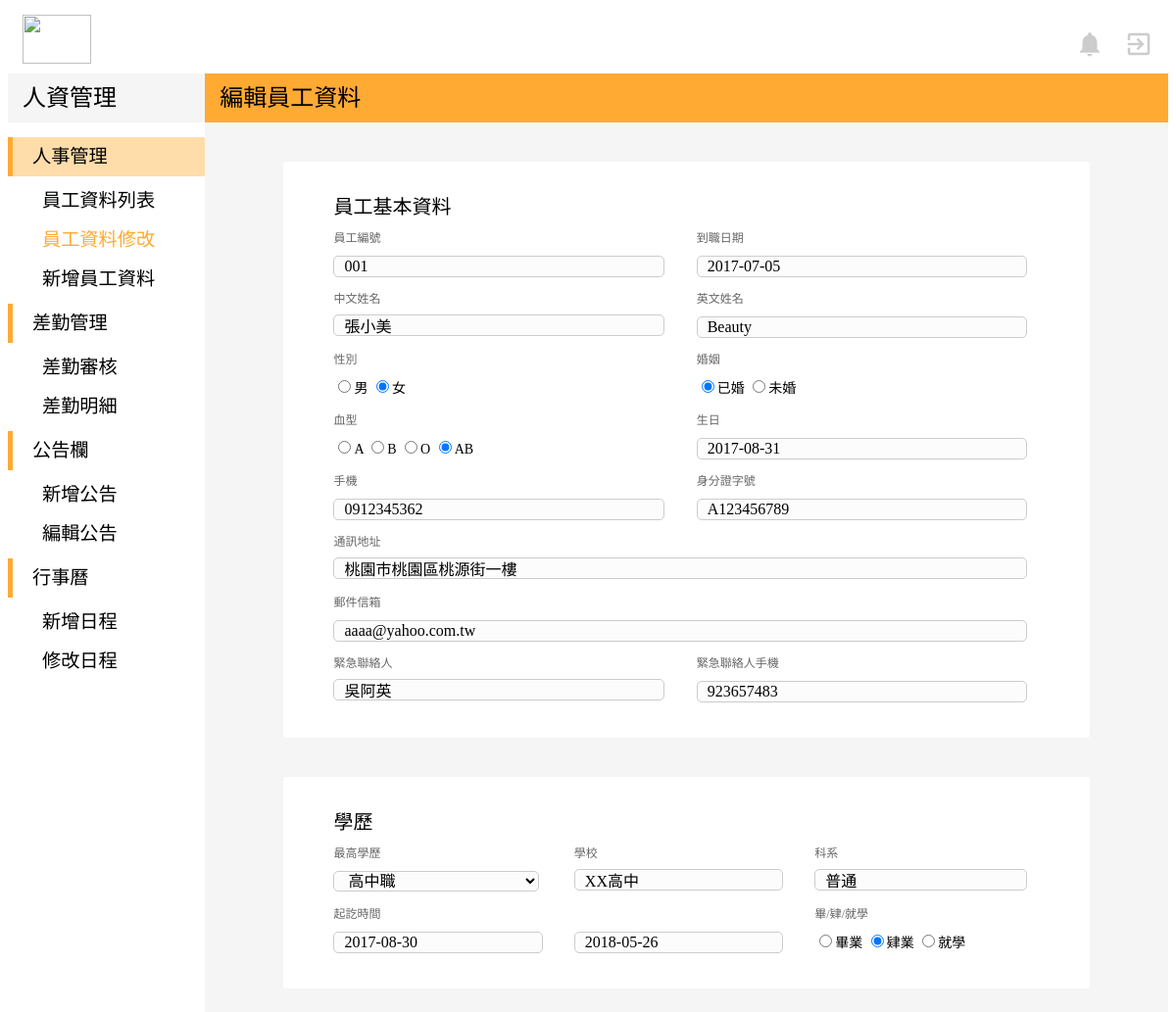
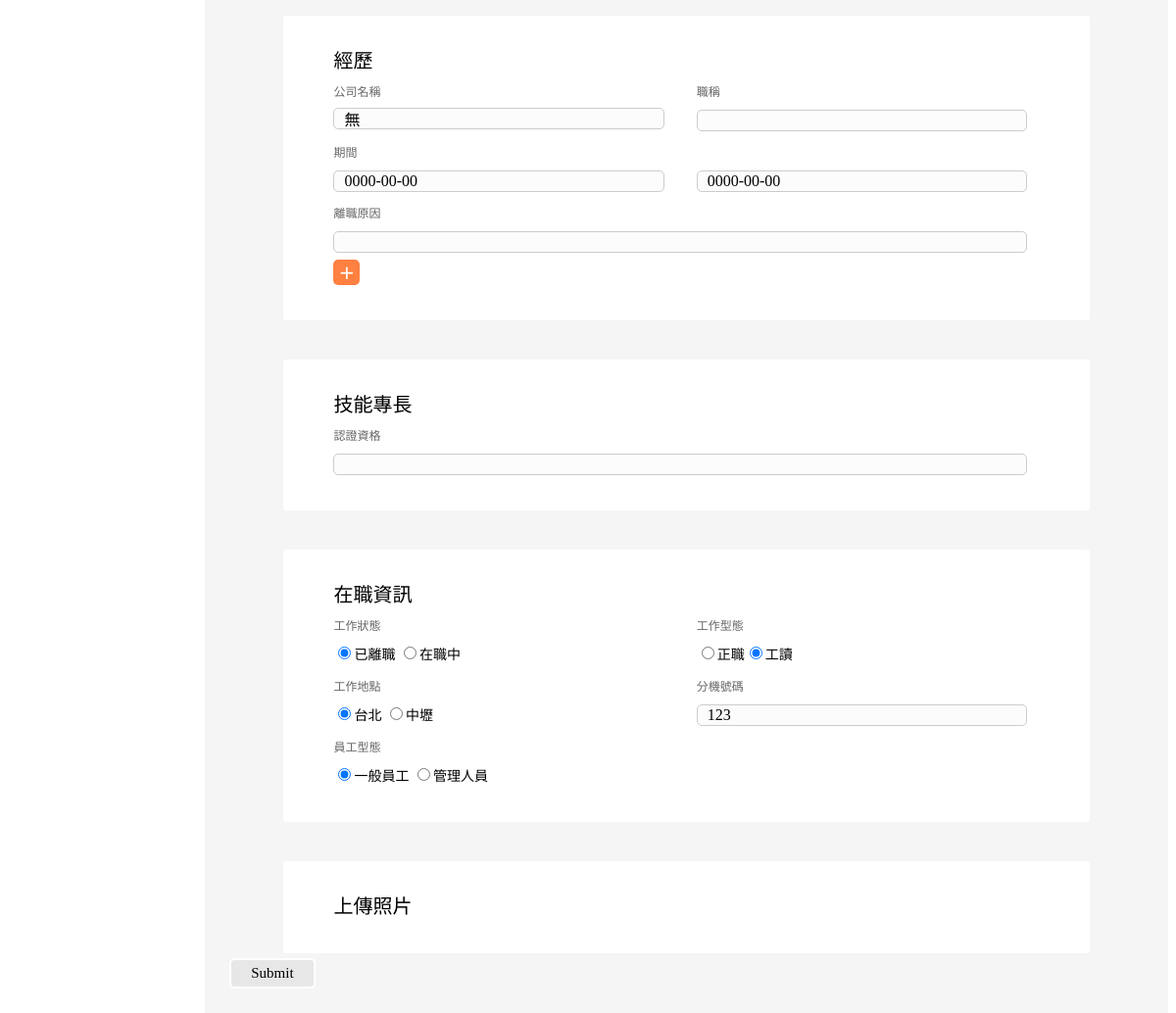
/admin-Model/admin_updateEmployee.php?e_sn=001 (signed in), run on the app's committed database (2 pictures, top to bottom).
### tables this page shows
CREATE TABLE `employees` (
  `id` int(255) NOT NULL,
  `e_sn` varchar(30) NOT NULL,
  `e_date` date DEFAULT NULL,
  `e_name_cn` varchar(20) DEFAULT NULL,
  `e_name_en` varchar(15) DEFAULT NULL,
  `e_sex` varchar(6) DEFAULT NULL,
  `e_birth` date DEFAULT NULL,
  `e_personalID` varchar(10) NOT NULL,
  `e_marriage` varchar(6) DEFAULT NULL,
  `e_blood` varchar(2) DEFAULT NULL,
  `e_address` varchar(150) DEFAULT NULL,
  `e_mobile` varchar(20) DEFAULT NULL,
  `e_email` varchar(100) DEFAULT NULL,
  `e_emergency` varchar(15) DEFAULT NULL,
  `e_em_mobile` varchar(20) DEFAULT NULL,
  `e_edu` varchar(30) DEFAULT NULL,
  `e_edu_high` varchar(30) DEFAULT NULL,
  `e_edu_dep` varchar(30) DEFAULT NULL,
  `e_edu_start` date DEFAULT NULL,
  `e_edu_end` date DEFAULT NULL,
  `e_edu_gra` varchar(10) DEFAULT NULL,
  `e_exp_com1` varchar(30) DEFAULT NULL,
  `e_exp_posi1` varchar(30) DEFAULT NULL,
  `e_exp_start1` date DEFAULT NULL,
  `e_exp_reason1` varchar(100) DEFAULT NULL,
  `e_license` varchar(60) DEFAULT NULL,
  `e_exp_end1` date DEFAULT NULL,
  `e_exp_com2` varchar(30) DEFAULT NULL,
  `e_exp_posi2` varchar(30) DEFAULT NULL,
  `e_exp_start2` date DEFAULT NULL,
  `e_exp_end2` date DEFAULT NULL,
  `e_exp_reason2` varchar(100) DEFAULT NULL,
  `e_exp_com3` varchar(30) DEFAULT NULL,
  `e_exp_posi3` varchar(30) DEFAULT NULL,
  `e_exp_start3` date DEFAULT NULL,
  `e_exp_end3` date DEFAULT NULL,
  `e_exp_reason3` varchar(100) DEFAULT NULL,
  `e_exp_com4` varchar(30) DEFAULT NULL,
  `e_exp_posi4` varchar(30) DEFAULT NULL,
  `e_exp_start4` date DEFAULT NULL,
  `e_exp_end4` date DEFAULT NULL,
  `e_exp_reason4` varchar(100) DEFAULT NULL,
  `e_exp_com5` varchar(30) DEFAULT NULL,
  `e_exp_posi5` varchar(30) DEFAULT NULL,
  `e_exp_start5` date DEFAULT NULL,
  `e_exp_end5` date DEFAULT NULL,
  `e_exp_reason5` varchar(100) DEFAULT NULL,
  `e_type` varchar(10) DEFAULT NULL,
  `e_status` varchar(10) DEFAULT NULL,
  `e_location` varchar(10) DEFAULT NULL,
  `e_extension` varchar(15) DEFAULT NULL
);

### admin-Model/admin_updateEmployee.php (the view, shortened to what this page needs)
<!DOCTYPE html>
<?php
    $servername = "localhost";
    $username = "root";
    $password = "root";
    $dbname = "peopleresource";
    try {
        $conn = mysqli_connect($servername,$username ,$password,$dbname);
        $sql = "SELECT * FROM `employees` WHERE e_sn = '".$_GET['e_sn']."'";
        $result = mysqli_query($conn,$sql);
        $row = mysqli_fetch_array($result);
        $sql = "SELECT * FROM `account` WHERE a_sn = '".$_GET['e_sn']."'";
        $result1 = mysqli_query($conn,$sql);
        $row1 = mysqli_fetch_array($result1);
        }
    catch(PDOException $e)
        {
        echo $sql . "<br>" . $e->getMessage();
        }
?>
<html>
<head>
	<link rel="stylesheet" href="../view/indexStyle.css">
	<link rel="stylesheet" href="https://cdnjs.cloudflare.com/ajax/libs/font-awesome/4.7.0/css/font-awesome.min.css">
  <link rel="stylesheet" href="https://ajax.googleapis.com/ajax/libs/jqueryui/1.11.2/themes/smoothness/jquery-ui.css" />
</head>
<body>
  <div class="top">
  <img class="titleImg" src="https://cdn.unwire.hk/wp-content/uploads/2014/10/facebook-user.jpg" width="70" height="50">
		<a href="../user-Model/user_index.php">
			<i id="topIcon" class="material-icons" >exit_to_app</i>
		</a>
		<a href="#">
			<i id="topIcon" class="material-icons">notifications</i>
		</a>
	</div>
  <div class="down">
    <div class="left">
      <div class="left-top">
        <p class="left-top-title">人資管理</p>
      </div>
      <div class="left-bottom">
        <div style="margin-bottom:5px">
          <div class="left-title" style="background-color:#FFDDAA">
            <p style="margin:auto 20px">人事管理</p>
          </div>
          <div class="left-list" >
            <a href="admin_employee.php" style="margin:auto 35px">員工資料列表</a>
          </div>
            <div class="left-list">
              <p style="margin:auto 35px;color:#FFAA33;font-weight:500">員工資料修改</p>
            </div>
            <div class="left-list">
              <a href="admin_addEmployee.php" style="margin:auto 35px">新增員工資料</a>
            </div>
        </div>
        <div style="margin-bottom:5px">
          <div class="left-title">
            <p style="margin:auto 20px">差勤管理</p>
          </div>
          <div class="left-list">
            <a href="admin_bTrip.php" style="margin:auto 35px">差勤審核</a>
          </div>
          <div class="left-list">
            <a href="admin_mission.php" style="margin:auto 35px">差勤明細</a>
          </div>
        </div>
        <div style="margin-bottom:5px">
          <div class="left-title">
            <p style="margin:auto 20px">公告欄</p>
          </div>
          <div class="left-list">
            <a href="admin_addNews.php" style="margin:auto 35px">新增公告</a>
          </div>
          <div class="left-list">
            <a href="admin_editNews.php" style="margin:auto 35px">編輯公告</a>
          </div>
        </div>
        <div style="margin-bottom:5px">
          <div class="left-title">
            <p style="margin:auto 20px">行事曆</p>
          </div>
          <div class="left-list">
            <a href="#" style="margin:auto 35px">新增日程</a>
          </div>
          <div class="left-list">
            <a href="#" style="margin:auto 35px">修改日程</a>
          </div>
        </div>
      </div>
    </div>
		<div class="right">
			<div class="right-top">
				<p class="right-top-title">編輯員工資料</p>
			</div>
			<div class="right-bottom">
			  <form method="post" action="../Controller/update_user.php">
        <div class="form">
          <table  cellspacing="0" style="margin-top:10px;">
          <td  style="font-size:20px;font-weight:550" colspan="2">員工基本資料</td>
          <tr><td class="tdtitle">員工編號<br><input type="text" name="e_sn" style="width:90%" value="<?php echo $row["e_sn"];?>"></td>
          <td><span class="tdtitle">到職日期<br /></span><input type="text" class="start" name="e_date" style="width:90%" value="<?php echo $row["e_date"];?>"></td></tr>
          <tr><td class="tdtitle">中文姓名<br /><input type="text" name="e_name_cn" style="width:90%" value="<?php echo $row["e_name_cn"];?>"></td>
          <td class="tdtitle">英文姓名<br /><input type="text" name="e_name_en" style="width:90%" value="<?php echo $row["e_name_en"];?>"></td></tr>
          <tr><td><span class="tdtitle">性別<br /></span>
            <?php switch ($row["e_sex"]) {
              case '男':?>
                <?php break;
              case '女':?>
                <input type="radio" name="e_sex" value="男">男  <input type="radio" name="e_sex" value="女" checked>女
                <?php break;
                break; }?></td>
          <td><span class="tdtitle">婚姻<br /></span>
            <?php   switch ($row["e_marriage"]) {
              case '已婚':?>
                <input type="radio" name="e_marriage" value="已婚" checked>已婚  <input type="radio" name="e_marriage" value="未婚">未婚<?php
                break;
              case '未婚':?>
                <input type="radio" name="e_marriage" value="已婚">已婚  <input type="radio" name="e_marriage" value="未婚" checked>未婚<?php
            } ?></td></tr>
          <tr>
          <td><span class="tdtitle">血型<br /></span>
            <?php
            switch ($row["e_blood"]) {
              case 'A':?>
                <?php break;
              case 'AB':?>
                <input type="radio" name="e_blood" value="A">A  <input type="radio" name="e_blood" value="B">B  <input type="radio" name="e_blood" value="O">O  <input type="radio" name="e_blood" value="AB" checked>AB
                <?php break;
                break;     }?>  </td>
          <td class="tdtitle">生日<br /><input type="text" class="start" name="e_birth" style="width:90%" value="<?php echo $row["e_birth"];?>"></td></tr>
          <tr><td class="tdtitle">手機<br /><input type="text" name="e_mobile" style="width:90%" value="<?php echo $row['e_mobile'];?>"></td>
          <td class="tdtitle">身分證字號<br /><input type="text" name="e_personalID" style="width:90%" value="<?php echo $row["e_personalID"];?>"></td></tr>
          <tr><td colspan="2" class="tdtitle">通訊地址<br /><input type="text" name="e_address"style="width:95.1%" value="<?php echo $row["e_address"];?>"></td></tr>
          <tr><td colspan="2" class="tdtitle">郵件信箱<br /><input type="email" name="e_email" style="width:95.1%" value="<?php echo $row["e_email"];?>"></td></tr>
          <tr><td class="tdtitle">緊急聯絡人<br /><input type="text" name="e_emergency" style="width:90%" value="<?php echo $row["e_emergency"];?>"></td>
          <td class="tdtitle">緊急聯絡人手機<br /><input type="text" name="e_em_mobile" style="width:90%" value="<?php echo $row["e_em_mobile"];?>"></td></tr>
        </table>
      </div>
      <div class="form">
          <table cellspacing="0" style="margin-top:10px;">
            <td  style="font-size:20px;font-weight:550" colspan="3">學歷</td>
            <tr><td class="tdtitle">最高學歷<br />
            <select name="e_edu" style="width:89.5%">
              <?php switch ($row["e_edu"]) {
                case '高中職':?>
                  <option value="高中職" selected>高中職</option>
                  <option value="博士">博士</option><?php
                  break;
                case '大專':?>
                  <option value="博士" selected>博士</option><?php
              } ?>
            </select>
            </td>
            <td class="tdtitle">學校<br><input style="width:85%" type="text" name="e_edu_high" value="<?php echo $row["e_edu_high"];?>"></td>
            <td class="tdtitle">科系<br><input style="width:85%" type="text" name="e_edu_dep" value="<?php echo $row["e_edu_dep"];?>"></td>
          </tr>
          <tr>
            <td class="tdtitle">起訖時間<br><input type="text" class="start" name="e_edu_start"  style="width:85%" value="<?php echo $row["e_edu_start"]?>"></td >
            <td class="tdtitle"><br /><input type="text" class="end" name="e_edu_end"  style="width:85%"  value="<?php echo $row["e_edu_end"]?>"></td >
            <td><span class="tdtitle">畢/肄/就學<br /></span>
              <?php switch ($row["e_edu_gra"]) {
  						  case '畢業':?>
  						    <?php
                case '肄業':?>
                  <input type="radio" name="e_edu_gra" value="畢業">畢業  <input type="radio" name="e_edu_gra" value="肄業" checked>肄業  <input type="radio" name="e_edu_gra" value="就學">就學
                  <?php
                  break;
                case '就學':?>
                  <?php
  						} ?></td>
          </tr>
          </table>
      </div>
      <div class="form">
          <table cellspacing="0" style="margin-top:10px;">
            <td  style="font-size:20px;width:100%;min-width:100%;font-weight:550" colspan="2">經歷</td>
            <tr><td class="tdtitle">公司名稱<br /><input style="width:90%" type="text" name="e_exp_com1"  value="<?php echo $row["e_exp_com1"];?>"></td>
            <td class="tdtitle">職稱<br /><input style="width:90%" type="text" name="e_exp_posi1"  value="<?php echo $row["e_exp_posi1"];?>"></td></tr>
            <tr><td class="tdtitle">期間<br /><input style="width:90%" type="text" class="start" name="e_exp_start1" value="<?php echo $row["e_exp_start1"];?>"></td>
            <td class="tdtitle"><br /><input style="width:90%" type="text" class="end" name="e_exp_end1" value="<?php echo $row["e_exp_end1"];?>"></td></tr>
            <tr><td colspan="2" class="tdtitle">離職原因<br><input style="width:95.1%" type="text" name="e_exp_reason1" value="<?php echo $row["e_exp_reason1"];?>"></td></tr>
            <tr style="<?php if( $row['e_exp_com2'] != NULL){?>display:none<?php }else{?>display:block<?php }?>"><td><input type="button" onclick="showStuff('exp2',this)" value="＋" class="addButton" ></td></tr>
          </table>
        </div>
        <div class="form">
            <table cellspacing="0" style="margin-top:10px;">
              <tr><td style="font-size:20px;width:100%;min-width:100%;font-weight:550">技能專長</td></tr>
              <tr><td class="tdtitle">認證資格<br><input type="text" name="e_license" style="width:95.1%" value="<?php echo $row["e_license"];?>"></td>
            </tr>
            </table>
        </div>
        <div class="form">
            <table cellspacing="0" style="margin-top:10px;">
              <tr><td colspan="2" style="font-size:20px;width:100%;min-width:100%;font-weight:550">在職資訊</td></tr>
              <tr><td><span class="tdtitle">工作狀態<br></span>
                <?php switch ($row["e_status"]) {
                  case '在職中':?>
                    <?php break;
                  case '已離職':?>
                    <input type="radio" name="e_status" value="已離職" checked>已離職  <input type="radio" name="e_status" value="在職中">在職中
                    <?php break;
                } ?></td>
                  <td><span class="tdtitle">工作型態<br></span>
                    <?php switch ($row["e_type"]) {
                      case '正職':?>
                        <?php break;
                      case '工讀':?>
                        <input type="radio" name="e_type" value="正職">正職<input type="radio" name="e_type" value="工讀" checked>工讀
                        <?php break;
                    } ?></td></tr>
              <tr><td><span class="tdtitle">工作地點<br></span>
                <?php switch ($row["e_location"]) {
                  case '台北':?>
                    <input type="radio" name="e_location" value="台北" checked>台北  <input type="radio" name="e_location" value="中壢">中壢
                    <?php break;
                  case '中壢':?>
                    <?php break;
                } ?></td>
                  <td class="tdtitle">分機號碼<br><input type="text" name="e_extension" style="width:90%" value="<?php echo $row["e_extension"];?>"></td></tr>
              <tr><td><span class="tdtitle">員工型態<br></span>
                <?php
                  switch ($row1["a_root"]) {
                  case 'staff':?>
                    <input type="radio" name="a_root" value="staff" checked>一般員工  <input type="radio" name="a_root" value="admin">管理人員
                    <?php break;
                  case 'admin':?>
                    <?php break;
                } ?></td></tr>
            </table>
        </div>
        <div class="form">
            <table cellspacing="0" style="margin-top:10px;">
              <tr><td colspan="2" style="font-size:20px;width:100%;min-width:100%;font-weight:550">上傳照片</td></tr>
              <tr><td></td></tr>
            </table>
        </div>
				<input type="submit" class="btn" style="margin:5px 25px;">
				</form>
			</div>
		</div>
	</div>
</body>
</html>

### data on the page
employees: e_sn "001", e_date "2017-07-05", e_name_cn "張小美", e_name_en "Beauty", e_birth "2017-08-31", e_mobile "0912345362", e_personalID "A123456789", e_address "桃園市桃園區桃源街一樓", e_email "aaaa@yahoo.com.tw", e_emergency "吳阿英", e_em_mobile "923657483", e_edu "高中職", e_edu_high "XX高中", e_edu_dep "普通", e_edu_start "2017-08-30", e_edu_end "2018-05-26", e_exp_com1 "無", e_exp_start1 "0000-00-00", e_exp_end1 "0000-00-00", e_extension "123"
